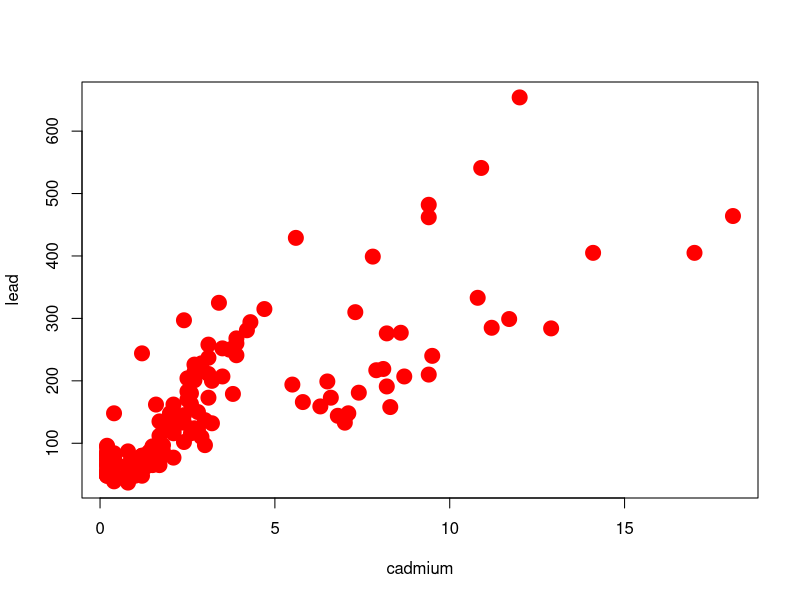
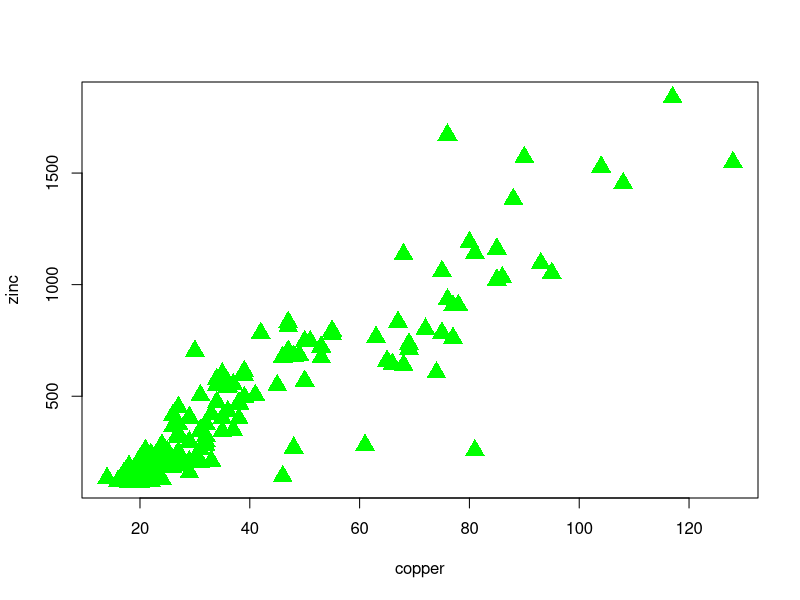
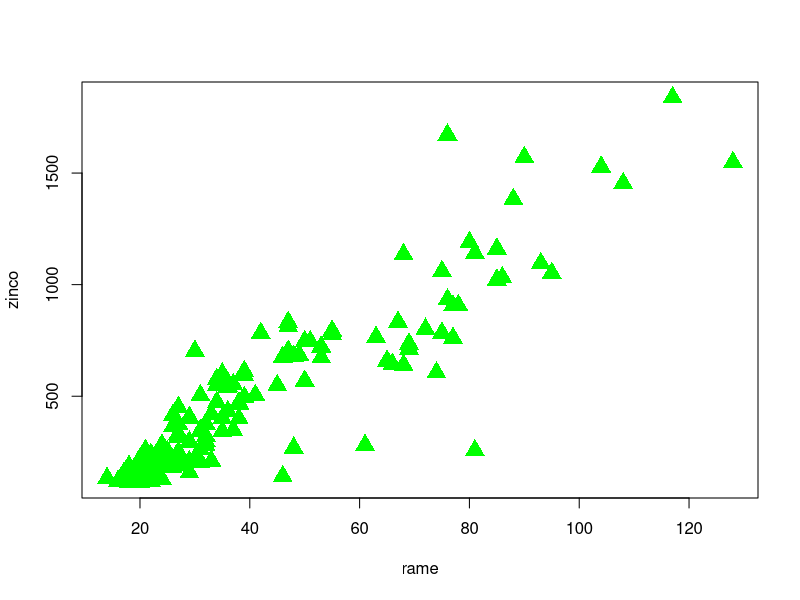
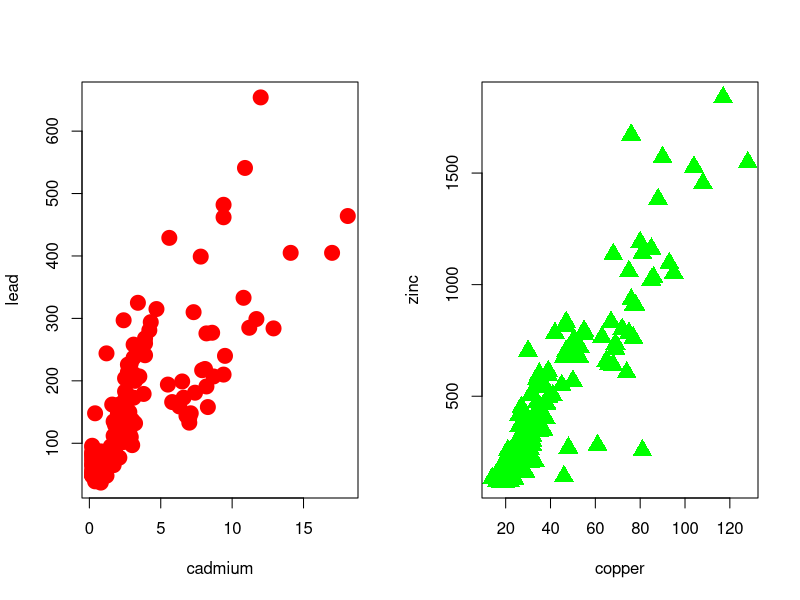
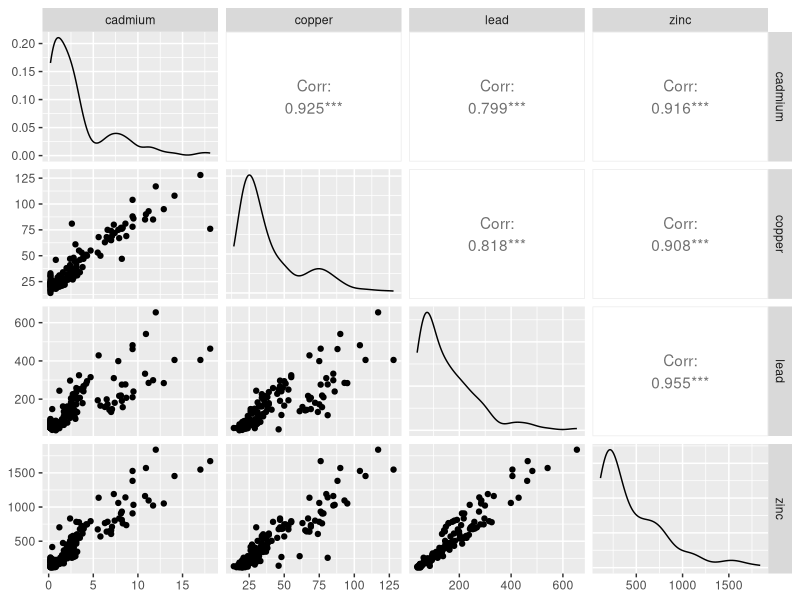
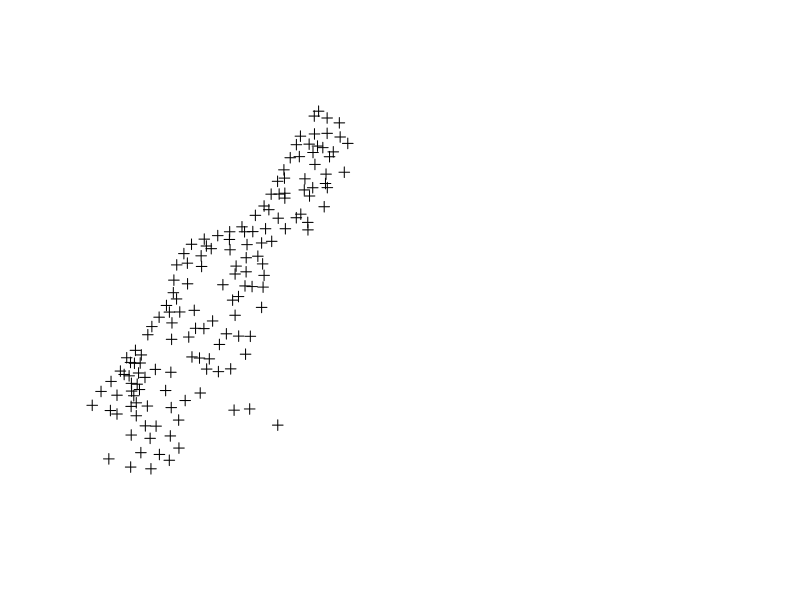
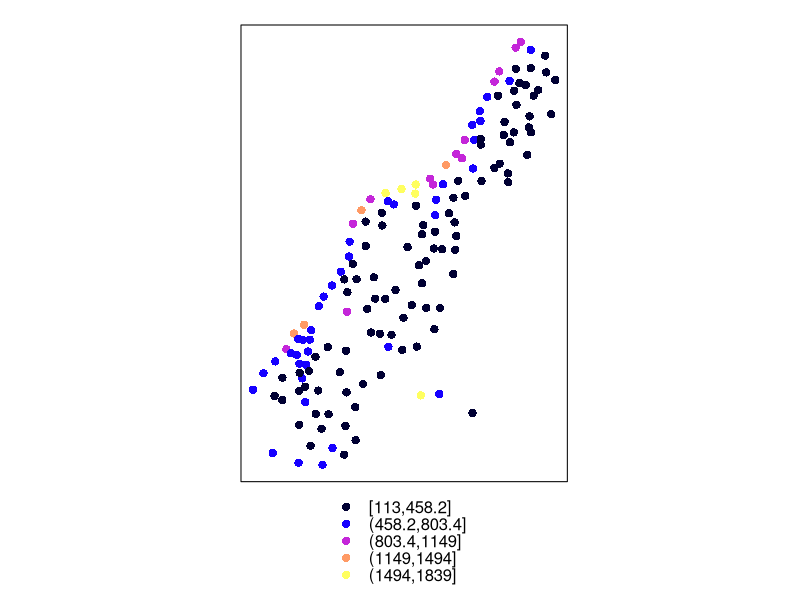
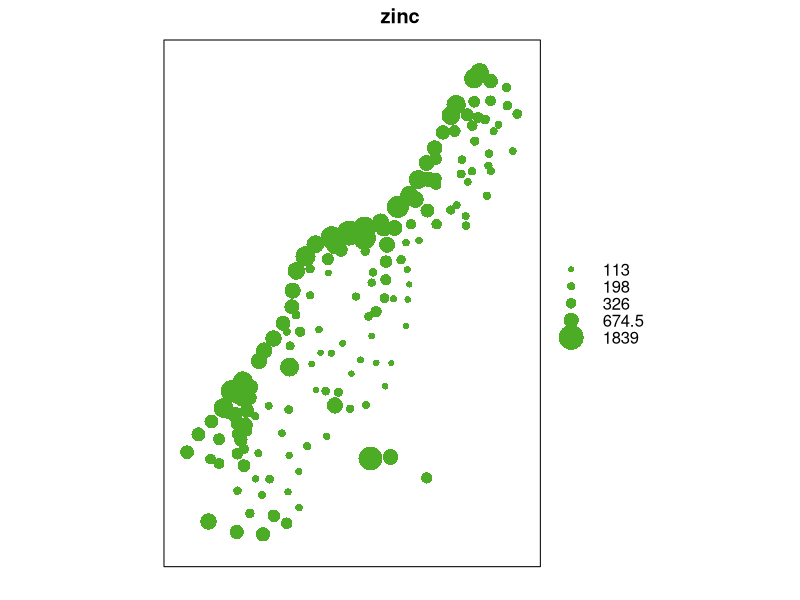

The R script that drew these images, in order:
# funzioni spaziali - 24.03
library(sp)
data(meuse) # richiamare il dataset
head(meuse) # diversamente, utilizzando names(meuse) si visualizzano solo i nomi delle variabili, non più le prime righe di tabella
# incominciamo richiamando la funzione plot tra cadmio e piombo
attach(meuse)     #alleghiamo il dataframe
plot(cadmium,lead,col="red",pch=19,cex=2)
plot(copper,zinc,col="green",pch=17,cex=2)  #plot di rame e zinco usando come simbolo il triangolo e colore verde
plot(copper,zinc,col="green",pch=17,cex=2,xlab="rame", ylab="zinco")

# funzione multiframe o multipanel, necessaria per mostrare più grafici insieme, si chiama "par", in questo caso composto da 1 riga e 2 colonne.
par(mfrow=c(1,2))
plot(cadmium,lead,col="red",pch=19,cex=2)
plot(copper,zinc,col="green",pch=17,cex=2)
# ovviamente per utilizzare un multipanel con 2 righe e 1 colonna basta cambiare i numeri dentro la parentsi di c.

install.packages("GGally")
library(GGally)
#richiamiamo la funzione pairs in GGally specificando un sottoinsieme delle variabili
ggpairs(meuse[,3:6])
# sull'asse diagonale sono presenti le singole variabili e la distribuzione di frequenza dei dati, nel pannello superiore ci sono i valori del coeff. di correlazione.

# per svolgere delle analisi spaziali occorre per prima cosa far capire ad R che il dataframe contiene anche dei valori di coordinate, x e y. per farlo usiamo una funzione "coordinates" contenuta nel pacchetto sp.
coordinates(meuse)=~x+y # la tilde è necessaria per raggruppare più colonne del dataset
plot(meuse)
spplot(meuse,"zinc") #funzione spplot per plottare i dati distribuiti nello spazio, in questo caso rispetto alla variabile zinco, indicata tra "". Vediamo che i valori dello zinco riscontrati vanno aumentando verso il meandro (zona gialla) del fiume
# funzione bubble del pacchetto sp. Permette di plottare allo stesso modo di prima ma usando dei pallini più o meno grandi a seconda delle concentrazioni
bubble(meuse,"zinc")
bubble(meuse,"copper",col="red")

# inventiamo 2 oggetti attraverso la definizione di stringhe
foram <- c(10, 20, 35, 55, 67, 80)
carbon <- c(5, 15, 30, 70, 85, 99)
plot(foram, carbon, col="green", cex=2, pch=19) # plottando possiamo notare la stretta correlazione tra le due variabili
